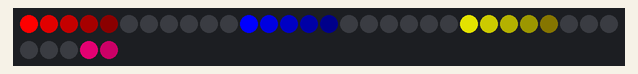
This program was run on a simulated Arduino Uno, built with avr-gcc and run on an emulated ATmega328P. Parts: 35 RGB LEDs in strip order, left to right, continuing on the next row. Dim RGB values are drawn brighter than linear.

Above: at 0.07 s.
At 1.59 s:
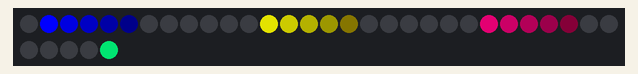
At 3.25 s:
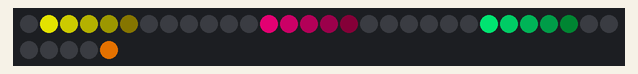
At 4.92 s:
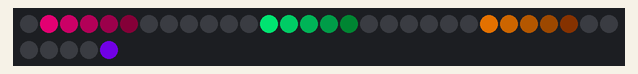
At 6.59 s:
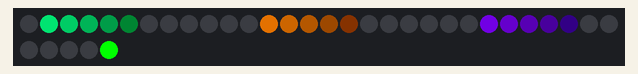
At 13.1 s:
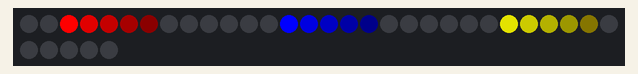

Measured:
- by itself, everything shown: repeats every 13.3 s, in 88 steps

The program:

main.cpp
```cpp
#include <Arduino.h>
#include <FastLED.h>

#define STRIPTYPE NEOPIXEL

constexpr bool backwards = false; // change to true if the leds are connected from the top
constexpr size_t blanks = 5;
constexpr uint8_t stripPin = 2;
constexpr byte intesity = 255;


constexpr size_t patternSize = 8*(6+blanks);
constexpr size_t stripSize = 35;

constexpr size_t ledArraySize = patternSize + stripSize - 1;


CRGB colors[ledArraySize];

void createColorGradiante(CRGB *&pPixel, byte hue)
{
    constexpr byte step = backwards ? 51 : -51;
    byte val = backwards ? 0 : 255;
    for (size_t i=0; i < 6; i++, val+=step, pPixel++) {
        *pPixel = CHSV(hue, 255, val);
    }
    for (size_t i=0; i<blanks; i++, pPixel++) {
        *pPixel = CRGB(0,0,0);
    }
}

void createRainbow(CRGB *pPixel)
{
    for (byte hue = 0, i=0 ; i<8 ; i++, hue += (32*5)) {
        createColorGradiante(pPixel, hue);
        //createColorGradiante(pPixel, hue + 128);
    }
}


void setup()
{
    createRainbow(colors);
    ptrdiff_t ledsLeft = ledArraySize - patternSize;
    CRGB *currentLed = colors + patternSize;
    do {
        memcpy(currentLed, colors, min(patternSize,size_t(ledsLeft))*sizeof(CRGB));
        ledsLeft -= patternSize;
        currentLed += patternSize;
    } while (ledsLeft > 0);
    FastLED.addLeds<STRIPTYPE, stripPin>(colors, int(stripSize));
}

size_t currentStep = 0;

inline size_t startingPoint(size_t step)
{
    return backwards ? patternSize - 1 - step : step;
}

void loop() {
    FastLED[0].show(colors + startingPoint(currentStep), stripSize, intesity);
    currentStep++;
    if (currentStep >= patternSize) {
        currentStep = 0;
    }
    delay(150);
}
```
